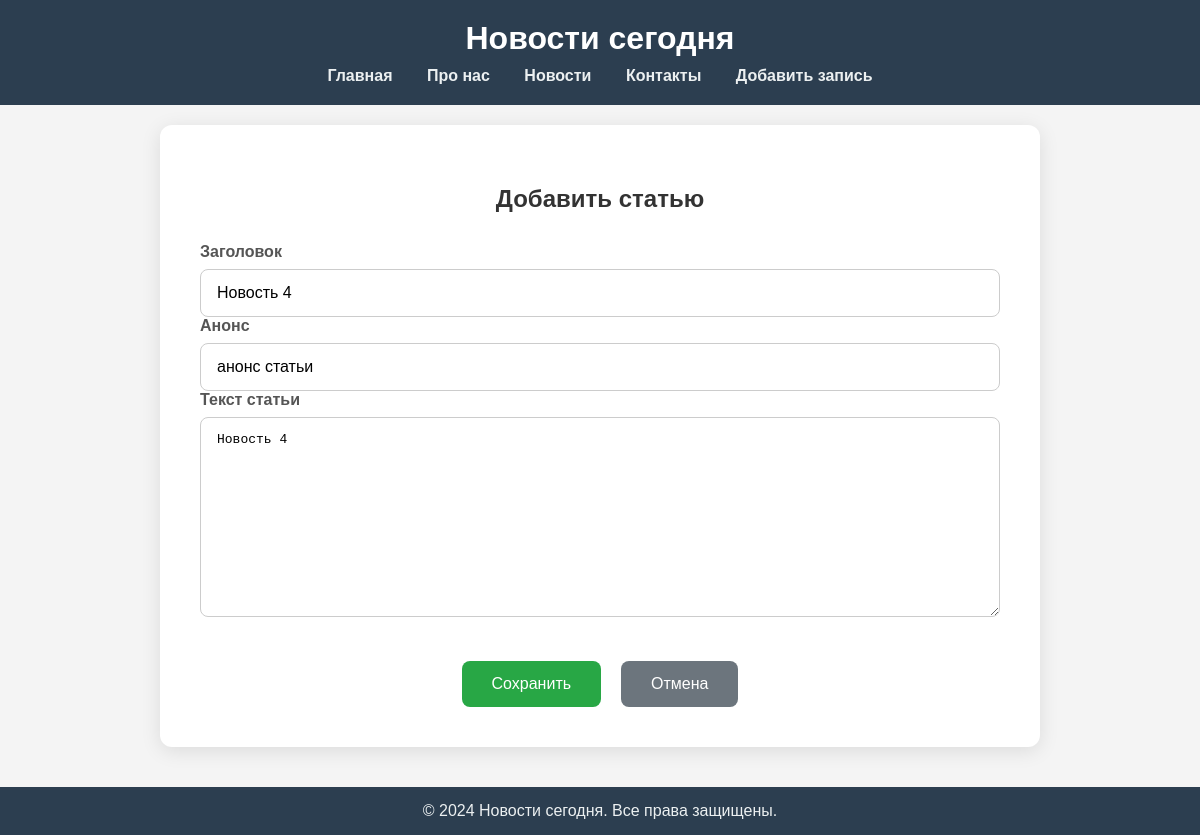
The page /news/6/update on the database its author committed.
### news/models.py (models this page shows, shortened)
class Articles(models.Model):
    title = models.CharField('Название', max_length=50)
    anons = models.CharField('Анонс', max_length=250)
    full_text = models.TextField('Статья')
    image = models.ImageField(upload_to='img/', blank=True)
    date = models.DateTimeField('Дата публикации', auto_now_add=True)
    class Meta:
        verbose_name = 'Новость'
        verbose_name_plural = 'Новости'

### news/views.py (the view)
# urls.py: path('<int:pk>/update', views.NewsUpdateView.as_view(), name='news-update'),
class NewsUpdateView(UpdateView):
    model = Articles
    template_name = 'news/create.html'
    form_class = ArticlesForm

### news/forms.py
class ArticlesForm(ModelForm):
    class Meta:
        model = Articles
        fields = ['title', 'anons', 'full_text']
        widgets = {
            'title': TextInput(attrs={
                'class': 'from-control',
                'placeholder': 'Название статьи'}),
            'anons': TextInput(attrs={
                'class': 'from-control',
                'placeholder': 'Анонс статьи'}),
            'full_text': Textarea(attrs={
                'class': 'from-control',
                'placeholder': 'Текст статьи'}),
        }

### news/templates/news/create.html (shortened to what this page needs)
{% extends "main/base.html" %}
{% block content %}
</head>
<body>
<div class="form-wrapper">
  <h2>Добавить статью</h2>
  <form  method="POST">
    <label for="title">Заголовок</label>
    {{form.title}}
    <label for="title">Анонс</label>
    {{form.anons}}
    <label for="content">Текст статьи</label>
    {{form.full_text}}
    <div class="buttons">
      <button type="submit" class="btn-primary">Сохранить</button>
      <button type="button" class="btn-secondary" onclick="window.history.back()">Отмена</button>
    </div>
  </form>
</div>
{% endblock %}

### main/static/main/css/main.css (style rules this page uses)
body { font-family: Arial, sans-serif; margin: 0; background-color: #f4f4f4; color: #333; }

### main/templates/main/base.html (style rules this page uses)
body { font-family: Arial, sans-serif; margin: 0; background-color: #f4f4f4; color: #333; }

### news/templates/news/create.html (style rules this page uses)
.form-wrapper { max-width: 800px; margin: 0 auto; background-color: #fff; padding: 40px; border-radius: 12px; box-shadow: 0 4px 20px rgba(0,0,0,0.1); }
h2 { text-align: center; margin-bottom: 30px; color: #333; }
label { display: block; margin-bottom: 8px; font-weight: 600; color: #555; }
input[type="text"], select, textarea { width: 100%; padding: 14px 16px; border: 1px solid #ccc; border-radius: 8px; font-size: 1em; box-sizing: border-box; transition: border-color 0.2s; }
textarea { height: 200px; resize: vertical; }
.buttons { display: flex; justify-content: center; margin-top: 40px; gap: 20px; }
button { padding: 14px 30px; font-size: 1em; border: none; border-radius: 8px; cursor: pointer; transition: background-color 0.2s; }
.btn-primary { background-color: #28a745; color: #fff; }
.btn-secondary { background-color: #6c757d; color: #fff; }

### rows shown on the page
Articles: title "Новость 4", anons "анонс статьи", full_text "Новость 4"
